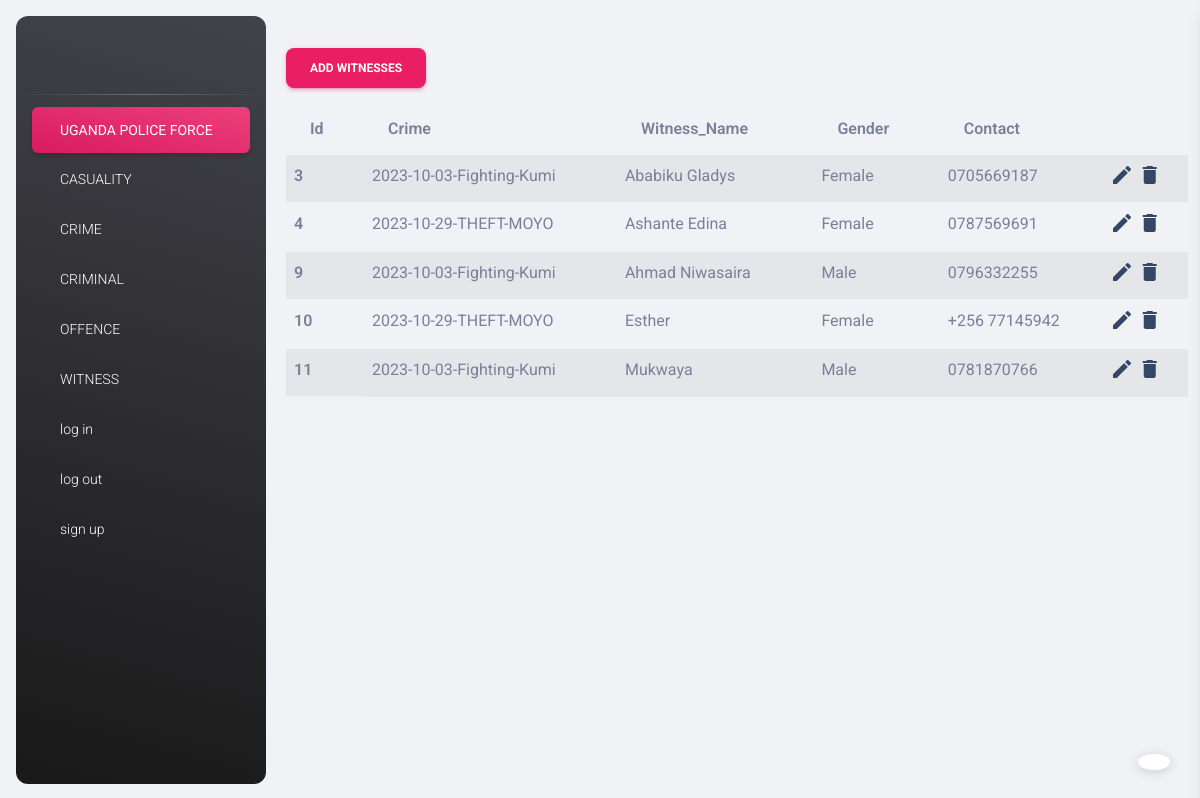
The app's page /add_witness/ (signed in) with its own data.
### my_app/models.py (models this page shows, shortened)
class Witness(models.Model):
    crime = models.ForeignKey(Crime, on_delete = models.CASCADE)
    witness_name = models.CharField(max_length = 15)
    gender = models.CharField(max_length = 24)
    contact = models.CharField(max_length = 13)

class Crime(models.Model):
    crime_date = models.DateField(auto_now= False)
    offence = models.CharField(max_length = 14)
    location = models.CharField(max_length = 23)
    def __str__(self):
        return f"{self.crime_date}-{self.offence}-{self.location}"

### my_app/views.py (the view)
# urls.py: path('add_witness/', add_witness_view, name= 'add_witness_page'),
@login_required
def add_witness_view(request):
        message = ''
        if request.method =="POST":
                witness_form = WitnessForm(request.POST)
                if witness_form.is_valid():
                        witness_form.save()
                        messages.success(request, "Witness Added Successfully")
        witness_form = WitnessForm()
        witnesses = Witness.objects.all()
        context={
                'form': witness_form,
                'msg': message,
                'witnesses': witnesses
        }
        return render(request, "add_witness.html", context)

### my_app/templates/add_witness.html (shortened to what this page needs)
{% extends './base.html' %}
{% load static %}
{% load crispy_forms_tags %}
{% block content %}
<link rel="stylesheet" href="https://cdnjs.cloudflare.com/ajax/libs/font-awesome/5.15.4/css/all.min.css" />
<div class="container">
    <form method="post" enctype="multipart/form-data">
        <button type="button" class="btn btn-primary" data-bs-toggle="modal" data-bs-target="#exampleModal">
            Add Witnesses
          </button>
    </form>
    <table class="table table-striped">
        <thead>
            <tr>
                <th scope="col">Id</th>
                <th scope="col">Crime</th>
                <th scope="col">Witness_Name</th>
                <th scope="col">Gender</th>
                <th scope="col">Contact</th>
                <th scope="col"></th>
            </tr>
        </thead>
        <tbody>
            {% for witness in witnesses %}
                <tr>
                    <th scope="row">{{ witness.id }}</th>
                    <td>{{ witness.crime }}</td>
                    <td>{{ witness.witness_name }}</td>
                    <td>{{ witness.gender }}</td>
                    <td>{{ witness.contact }}</td>
                    <td>
                        <a href="{% url 'edit_witness_page' witness.id %}">
                            <i class="material-icons">edit</i>
                        </a>
                        <a href="{% url 'delete_witness_page' witness.id %}" onclick="return confirm('Are you sure you want to delete this deposit?')">
                            <i class="material-icons">delete</i>
                        </a>
                    </td>
                </tr>
            {% endfor %}
        </tbody>
    </table>
</div>
{% endblock content %}

### records on screen
Witness: id "3", crime "2023-10-03-Fighting-Kumi", witness_name "Ababiku Gladys", gender "Female", contact "0705669187"
Witness: id "4", crime "2023-10-29-THEFT-MOYO", witness_name "Ashante Edina", gender "Female", contact "0787569691"
Witness: id "9", crime "2023-10-03-Fighting-Kumi", witness_name "Ahmad Niwasaira", gender "Male", contact "0796332255"
Witness: id "10", crime "2023-10-29-THEFT-MOYO", witness_name "Esther", gender "Female", contact "+256 77145942"
Witness: id "11", crime "2023-10-03-Fighting-Kumi", witness_name "Mukwaya", gender "Male", contact "0781870766"
